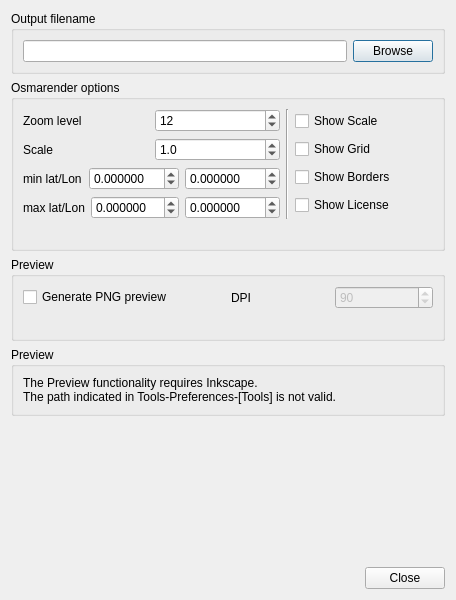
<ui version="4.0" >
 <class>OsmaRenderDialog</class>
 <widget class="QDialog" name="OsmaRenderDialog" >
  <property name="geometry" >
   <rect>
    <x>0</x>
    <y>0</y>
    <width>456</width>
    <height>600</height>
   </rect>
  </property>
  <property name="windowTitle" >
   <string>Osmarender rendering</string>
  </property>
  <layout class="QVBoxLayout" >
   <item>
    <widget class="QGroupBox" name="MapStyle" >
     <property name="title" >
      <string>Output filename</string>
     </property>
     <layout class="QVBoxLayout" >
      <item>
       <layout class="QHBoxLayout" >
        <item>
         <widget class="QLineEdit" name="svgOutputFilename" />
        </item>
        <item>
         <widget class="QPushButton" name="btBrowseOutFilename" >
          <property name="text" >
           <string>Browse</string>
          </property>
         </widget>
        </item>
       </layout>
      </item>
     </layout>
    </widget>
   </item>
   <item>
    <widget class="QGroupBox" name="groupBox" >
     <property name="title" >
      <string>Osmarender options</string>
     </property>
     <layout class="QVBoxLayout" >
      <item>
       <layout class="QHBoxLayout" >
        <item>
         <layout class="QVBoxLayout" >
          <item>
           <layout class="QHBoxLayout" >
            <item>
             <widget class="QLabel" name="label" >
              <property name="text" >
               <string>Zoom level</string>
              </property>
              <property name="buddy" >
               <cstring>sbZoom</cstring>
              </property>
             </widget>
            </item>
            <item>
             <widget class="QSpinBox" name="sbZoom" >
              <property name="minimum" >
               <number>6</number>
              </property>
              <property name="maximum" >
               <number>17</number>
              </property>
              <property name="value" >
               <number>12</number>
              </property>
             </widget>
            </item>
           </layout>
          </item>
          <item>
           <layout class="QHBoxLayout" >
            <item>
             <widget class="QLabel" name="label_2" >
              <property name="text" >
               <string>Scale</string>
              </property>
              <property name="buddy" >
               <cstring>sbScale</cstring>
              </property>
             </widget>
            </item>
            <item>
             <widget class="QDoubleSpinBox" name="sbScale" >
              <property name="decimals" >
               <number>1</number>
              </property>
              <property name="minimum" >
               <double>0.100000000000000</double>
              </property>
              <property name="maximum" >
               <double>5.000000000000000</double>
              </property>
              <property name="singleStep" >
               <double>0.100000000000000</double>
              </property>
              <property name="value" >
               <double>1.000000000000000</double>
              </property>
             </widget>
            </item>
           </layout>
          </item>
          <item>
           <layout class="QHBoxLayout" >
            <item>
             <widget class="QLabel" name="label_3" >
              <property name="sizePolicy" >
               <sizepolicy vsizetype="Preferred" hsizetype="Fixed" >
                <horstretch>0</horstretch>
                <verstretch>0</verstretch>
               </sizepolicy>
              </property>
              <property name="minimumSize" >
               <size>
                <width>60</width>
                <height>0</height>
               </size>
              </property>
              <property name="text" >
               <string>min lat/Lon</string>
              </property>
             </widget>
            </item>
            <item>
             <widget class="QDoubleSpinBox" name="sbMinLat" >
              <property name="minimumSize" >
               <size>
                <width>60</width>
                <height>0</height>
               </size>
              </property>
              <property name="decimals" >
               <number>6</number>
              </property>
              <property name="minimum" >
               <double>-90.000000000000000</double>
              </property>
              <property name="maximum" >
               <double>90.000000000000000</double>
              </property>
              <property name="singleStep" >
               <double>0.010000000000000</double>
              </property>
             </widget>
            </item>
            <item>
             <widget class="QDoubleSpinBox" name="sbMinLon" >
              <property name="minimumSize" >
               <size>
                <width>60</width>
                <height>0</height>
               </size>
              </property>
              <property name="decimals" >
               <number>6</number>
              </property>
              <property name="minimum" >
               <double>-180.000000000000000</double>
              </property>
              <property name="maximum" >
               <double>180.000000000000000</double>
              </property>
              <property name="singleStep" >
               <double>0.010000000000000</double>
              </property>
             </widget>
            </item>
           </layout>
          </item>
          <item>
           <layout class="QHBoxLayout" >
            <item>
             <widget class="QLabel" name="label_4" >
              <property name="sizePolicy" >
               <sizepolicy vsizetype="Preferred" hsizetype="Fixed" >
                <horstretch>0</horstretch>
                <verstretch>0</verstretch>
               </sizepolicy>
              </property>
              <property name="minimumSize" >
               <size>
                <width>60</width>
                <height>0</height>
               </size>
              </property>
              <property name="text" >
               <string>max lat/Lon</string>
              </property>
             </widget>
            </item>
            <item>
             <widget class="QDoubleSpinBox" name="sbMaxLat" >
              <property name="minimumSize" >
               <size>
                <width>60</width>
                <height>0</height>
               </size>
              </property>
              <property name="decimals" >
               <number>6</number>
              </property>
              <property name="minimum" >
               <double>-90.000000000000000</double>
              </property>
              <property name="maximum" >
               <double>90.000000000000000</double>
              </property>
              <property name="singleStep" >
               <double>0.010000000000000</double>
              </property>
             </widget>
            </item>
            <item>
             <widget class="QDoubleSpinBox" name="sbMaxLon" >
              <property name="minimumSize" >
               <size>
                <width>60</width>
                <height>0</height>
               </size>
              </property>
              <property name="decimals" >
               <number>6</number>
              </property>
              <property name="minimum" >
               <double>-180.000000000000000</double>
              </property>
              <property name="maximum" >
               <double>180.000000000000000</double>
              </property>
              <property name="singleStep" >
               <double>0.010000000000000</double>
              </property>
             </widget>
            </item>
           </layout>
          </item>
         </layout>
        </item>
        <item>
         <widget class="Line" name="line" >
          <property name="orientation" >
           <enum>Qt::Vertical</enum>
          </property>
         </widget>
        </item>
        <item>
         <layout class="QVBoxLayout" >
          <item>
           <widget class="QCheckBox" name="cbShowScale" >
            <property name="text" >
             <string>Show Scale</string>
            </property>
            <property name="tristate" >
             <bool>true</bool>
            </property>
           </widget>
          </item>
          <item>
           <widget class="QCheckBox" name="cbShowGrid" >
            <property name="text" >
             <string>Show Grid</string>
            </property>
            <property name="tristate" >
             <bool>true</bool>
            </property>
           </widget>
          </item>
          <item>
           <widget class="QCheckBox" name="cbShowBorders" >
            <property name="text" >
             <string>Show Borders</string>
            </property>
            <property name="tristate" >
             <bool>true</bool>
            </property>
           </widget>
          </item>
          <item>
           <widget class="QCheckBox" name="cbShowLicense" >
            <property name="text" >
             <string>Show License</string>
            </property>
            <property name="tristate" >
             <bool>true</bool>
            </property>
           </widget>
          </item>
         </layout>
        </item>
       </layout>
      </item>
      <item>
       <widget class="QLabel" name="lblInfoSVG" >
        <property name="text" >
         <string/>
        </property>
       </widget>
      </item>
     </layout>
    </widget>
   </item>
   <item>
    <widget class="QGroupBox" name="gbPreviewOK" >
     <property name="title" >
      <string>Preview</string>
     </property>
     <layout class="QVBoxLayout" >
      <item>
       <layout class="QHBoxLayout" >
        <item>
         <widget class="QCheckBox" name="cbShowPreview" >
          <property name="text" >
           <string>Generate PNG preview</string>
          </property>
         </widget>
        </item>
        <item>
         <layout class="QHBoxLayout" >
          <item>
           <widget class="QLabel" name="label_8" >
            <property name="text" >
             <string>DPI</string>
            </property>
           </widget>
          </item>
          <item>
           <widget class="QSpinBox" name="sbDPI" >
            <property name="enabled" >
             <bool>false</bool>
            </property>
            <property name="maximum" >
             <number>9999</number>
            </property>
            <property name="singleStep" >
             <number>5</number>
            </property>
            <property name="value" >
             <number>90</number>
            </property>
           </widget>
          </item>
         </layout>
        </item>
       </layout>
      </item>
      <item>
       <widget class="QLabel" name="lbInfo" >
        <property name="text" >
         <string/>
        </property>
       </widget>
      </item>
     </layout>
    </widget>
   </item>
   <item>
    <widget class="QGroupBox" name="gbPreviewNOK" >
     <property name="title" >
      <string>Preview</string>
     </property>
     <layout class="QVBoxLayout" >
      <item>
       <widget class="QLabel" name="label_7" >
        <property name="text" >
         <string>The Preview functionality requires Inkscape.
The path indicated in Tools-Preferences-[Tools] is not valid.</string>
        </property>
       </widget>
      </item>
     </layout>
    </widget>
   </item>
   <item>
    <spacer>
     <property name="orientation" >
      <enum>Qt::Vertical</enum>
     </property>
     <property name="sizeHint" stdset="0" >
      <size>
       <width>379</width>
       <height>16</height>
      </size>
     </property>
    </spacer>
   </item>
   <item>
    <widget class="QDialogButtonBox" name="buttonBox" >
     <property name="orientation" >
      <enum>Qt::Horizontal</enum>
     </property>
     <property name="standardButtons" >
      <set>QDialogButtonBox::Close</set>
     </property>
    </widget>
   </item>
  </layout>
 </widget>
 <resources/>
 <connections>
  <connection>
   <sender>buttonBox</sender>
   <signal>accepted()</signal>
   <receiver>OsmaRenderDialog</receiver>
   <slot>accept()</slot>
   <hints>
    <hint type="sourcelabel" >
     <x>266</x>
     <y>590</y>
    </hint>
    <hint type="destinationlabel" >
     <x>157</x>
     <y>274</y>
    </hint>
   </hints>
  </connection>
  <connection>
   <sender>buttonBox</sender>
   <signal>rejected()</signal>
   <receiver>OsmaRenderDialog</receiver>
   <slot>reject()</slot>
   <hints>
    <hint type="sourcelabel" >
     <x>334</x>
     <y>590</y>
    </hint>
    <hint type="destinationlabel" >
     <x>286</x>
     <y>274</y>
    </hint>
   </hints>
  </connection>
  <connection>
   <sender>cbShowPreview</sender>
   <signal>clicked(bool)</signal>
   <receiver>sbDPI</receiver>
   <slot>setEnabled(bool)</slot>
   <hints>
    <hint type="sourcelabel" >
     <x>84</x>
     <y>259</y>
    </hint>
    <hint type="destinationlabel" >
     <x>363</x>
     <y>260</y>
    </hint>
   </hints>
  </connection>
 </connections>
</ui>
